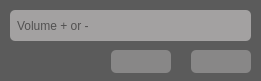
<?xml version="1.0" encoding="UTF-8"?>
<ui version="4.0">
 <class>VolumeChangeForm</class>
 <widget class="QDialog" name="VolumeChangeForm">
  <property name="windowModality">
   <enum>Qt::WindowModal</enum>
  </property>
  <property name="geometry">
   <rect>
    <x>0</x>
    <y>0</y>
    <width>261</width>
    <height>81</height>
   </rect>
  </property>
  <property name="minimumSize">
   <size>
    <width>261</width>
    <height>81</height>
   </size>
  </property>
  <property name="maximumSize">
   <size>
    <width>261</width>
    <height>81</height>
   </size>
  </property>
  <property name="sizeIncrement">
   <size>
    <width>261</width>
    <height>81</height>
   </size>
  </property>
  <property name="baseSize">
   <size>
    <width>261</width>
    <height>81</height>
   </size>
  </property>
  <property name="windowTitle">
   <string>Volume Change</string>
  </property>
  <property name="windowIcon">
   <iconset>
    <normaloff>img/logo.png</normaloff>img/logo.png</iconset>
  </property>
  <property name="styleSheet">
   <string notr="true">QDialog{
background-color:#5B5B5B;
}
QLineEdit{
border-radius:5px;padding:5px;background-color:#A3A1A1;color:#000
}
QPushButton{
background-color:#888787;
border-radius:5px
}
QPushButton:hover{
background-color:#B0B0B0;
}
QPushButton:pressed{
background-color:#A4A4A4;
}
QPushButton#NetflixButton{
background-color:#2E2E2E
}
QPushButton:hover#NetflixButton{
background-color:#000
}

</string>
  </property>
  <property name="sizeGripEnabled">
   <bool>false</bool>
  </property>
  <property name="modal">
   <bool>true</bool>
  </property>
  <widget class="QPushButton" name="volumeUpButton">
   <property name="enabled">
    <bool>true</bool>
   </property>
   <property name="geometry">
    <rect>
     <x>111</x>
     <y>50</y>
     <width>60</width>
     <height>23</height>
    </rect>
   </property>
   <property name="styleSheet">
    <string notr="true"/>
   </property>
   <property name="text">
    <string/>
   </property>
   <property name="icon">
    <iconset>
     <normaloff>img/volume-up.png</normaloff>img/volume-up.png</iconset>
   </property>
  </widget>
  <widget class="QPushButton" name="volumeDownButton">
   <property name="geometry">
    <rect>
     <x>191</x>
     <y>50</y>
     <width>60</width>
     <height>23</height>
    </rect>
   </property>
   <property name="styleSheet">
    <string notr="true"/>
   </property>
   <property name="text">
    <string/>
   </property>
   <property name="icon">
    <iconset>
     <normaloff>img/volume-down.png</normaloff>img/volume-down.png</iconset>
   </property>
  </widget>
  <widget class="QLineEdit" name="txtVolNumber">
   <property name="geometry">
    <rect>
     <x>10</x>
     <y>10</y>
     <width>241</width>
     <height>31</height>
    </rect>
   </property>
   <property name="styleSheet">
    <string notr="true"/>
   </property>
   <property name="inputMask">
    <string/>
   </property>
   <property name="placeholderText">
    <string>Volume + or -</string>
   </property>
  </widget>
 </widget>
 <resources/>
 <connections/>
</ui>
